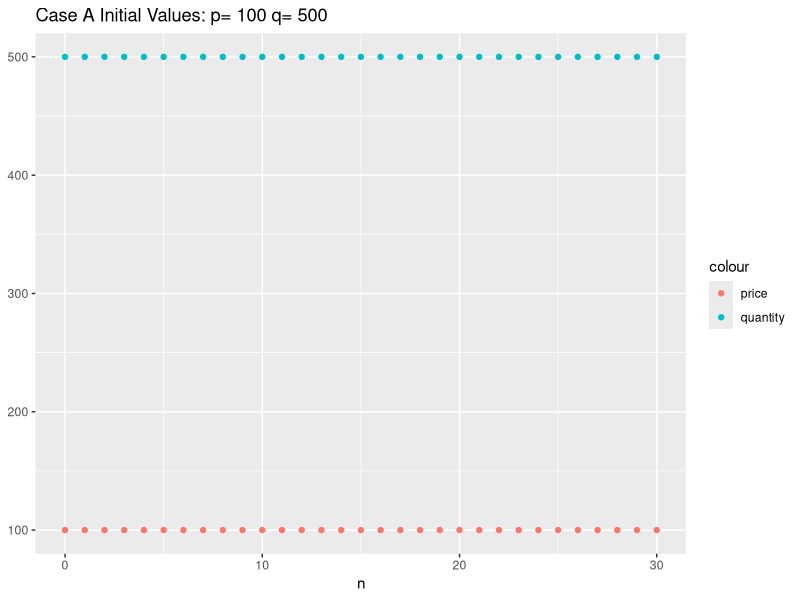
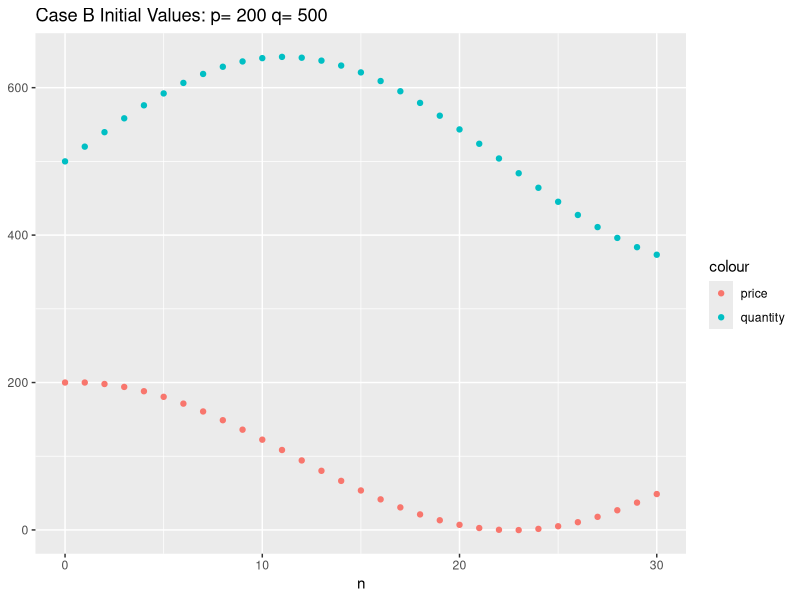
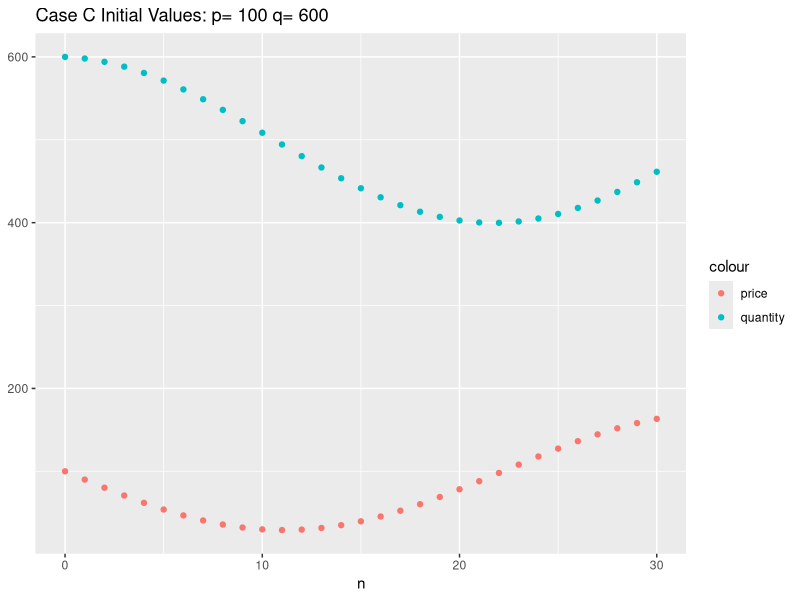
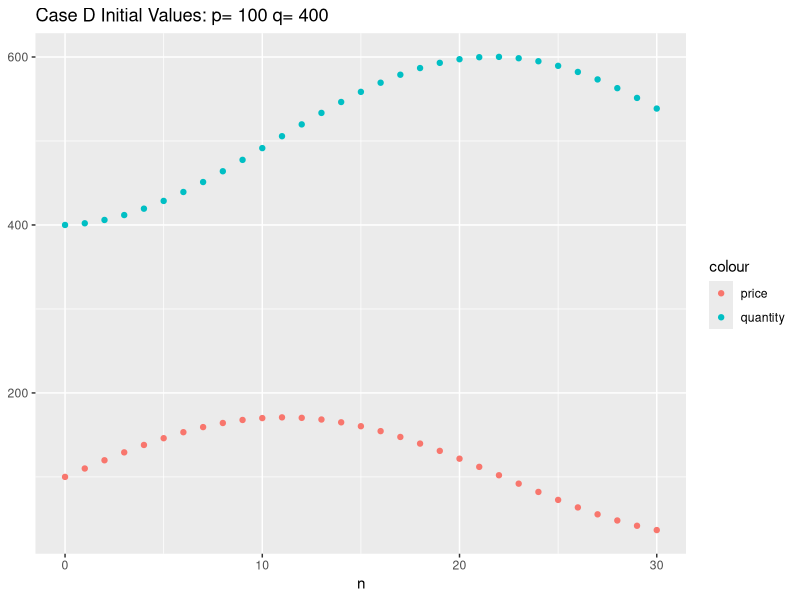

The R script that drew these images, in order:
## ---- chunk 1


a <- 50000

for (n in 0:300) {  # for saftey limiting the loop so we do not get an infinite loop
  a <- a+(.01*a) - 1000

  if ( a< 2000) {  # If a<2000 then we can not take another withdrawal
    break
  }
}

## ---- chunk 2

k<-.001 
n<-0
r<-4

while ( r < 1000 ) {
  r <- trunc( r +( k *r* (1000-n) )) 
  n <- n+1 

  
}



## ---- chunk 3

library("ggplot2")

graph_pq <- function(p,q, scenario, years  )  {
  p_init <- p
  q_init <- q 
  case_df <- data.frame(
    n = 0,
    p = p,
    q = q 
  )
  
  title <- paste(  scenario, "Initial Values:" ,  "p=", p_init , "q=", q_init,  sep = " ")
  
  for (n in 1:years ) {
    p <- (p - (0.1 * (q - 500)))
    q <- (q + (0.2 * (p - 100))) 
    n <- n 
    
    case_df <- rbind ( case_df , data.frame(
                                    n = n,
                                    p = p,
                                    q = q )
                       )
    
  }
  
  ggplot(case_df, aes(n)) + 
    geom_point(aes(y = p, colour = "price")) + 
    geom_point(aes(y = q, colour = "quantity")) + ggtitle(title) +
    theme(axis.title.y=element_blank())  + 
    ylab("year")
  
}

## ---- chunk 4
graph_pq( 100, 500, "Case A", 30) 
## ---- chunk 5
graph_pq( 200, 500, "Case B", 30) 
## ---- chunk 6
graph_pq( 100, 600, "Case C", 30) 
## ---- chunk 7
graph_pq( 100, 400, "Case D", 30) 
